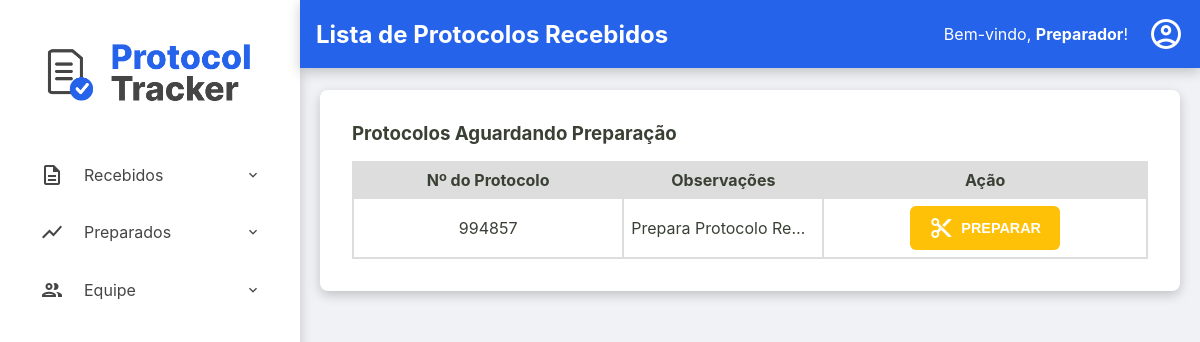
Page /preparadores/recebidos (signed in) on the earlier database version.
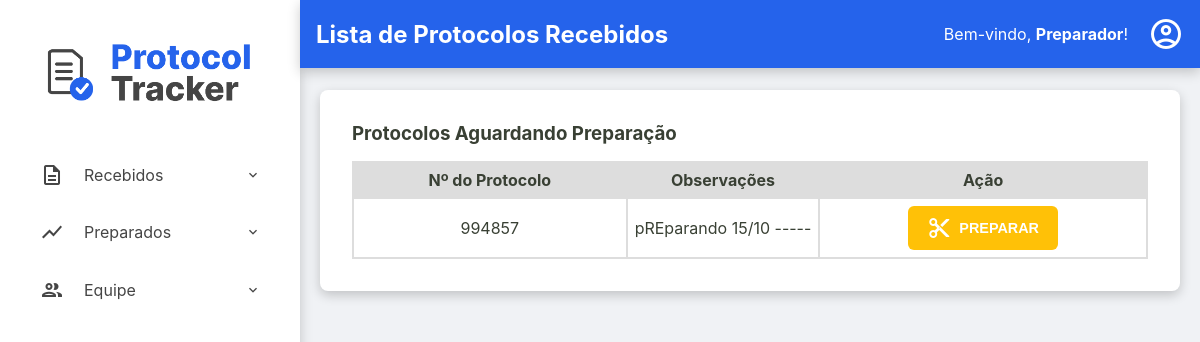
Same page on the later database version.
### tables this page shows
CREATE TABLE usuarios (
    id INTEGER PRIMARY KEY AUTOINCREMENT,
    nome TEXT NOT NULL,
    email TEXT NOT NULL UNIQUE,
    cpf TEXT NOT NULL UNIQUE,
    hash_senha TEXT NOT NULL,
    permissao TEXT NOT NULL,
    data_criacao TEXT NOT NULL DEFAULT CURRENT_TIMESTAMP,
    status INTEGER NOT NULL DEFAULT 1
  );

CREATE TABLE protocolos (
    id TEXT PRIMARY KEY,
    id_remessa TEXT NOT NULL,
    numero_protocolo TEXT NOT NULL UNIQUE,
    data_preparacao TEXT NULL,
    id_preparador INTEGER NULL,
    data_digitalizacao TEXT NULL,
    id_digitalizador INTEGER NULL,
    status TEXT NOT NULL DEFAULT 'RECEBIDO',
    quantidade_paginas INTEGER NULL CHECK (quantidade_paginas >= 0),
    observacoes TEXT NULL,
    FOREIGN KEY (id_remessa) REFERENCES remessas (id),
    FOREIGN KEY (id_preparador) REFERENCES usuarios (id),
    FOREIGN KEY (id_digitalizador) REFERENCES usuarios (id)
  );

### src/Controller/ProtocoloController.php (called while the page is built, shortened)
<?php
class ProtocoloController
{
    private ?Usuario $usuario_logado = null;
    private ?string $permissao = null;
    public function __construct(
        private ProtocoloRepository $protocoloRepository,
        private ProtocoloService $protocoloService,
        private UsuarioRepository $usuarioRepository,
        private RemessaRepository $remessaRepository,
        private DashboardService $dashboardService
    ) {
        $id_usuario = $_SESSION['usuario_logado_id'] ?? null;
        if ($id_usuario) {
            $this->usuario_logado = $this->usuarioRepository->findById($id_usuario);
        }
        if ($this->usuario_logado) {
            $this->permissao = $this->usuario_logado->getPermissao();
        }
    }
    public function preparadores_listaRecebidos()
    {
        try {
            $listaProtocolosRecebidos = $this->protocoloRepository->findByStatus('RECEBIDO');
            $titulo_da_pagina = "Lista de Protocolos Recebidos";
            $usuario_logado = $this->usuario_logado;
            $permissao = $this->permissao;
            require __DIR__ . '/../../templates/preparadores/recebidos.php';
        } catch (Exception $e) {
            $this->home($e->getMessage());
        }
    }
}

### src/Repository/UsuarioRepository.php (called while the page is built, shortened)
<?php
class UsuarioRepository implements UsuarioRepositoryInterface
{
    private PDO $connection;
    public function __construct(PDO $connection)
    {
        $this->connection = $connection;
    }
    public function findById(int $id): ?Usuario
    {
        $sqlQuery = "SELECT * FROM usuarios WHERE id = :id;";
        $stmt = $this->connection->prepare($sqlQuery);
        $stmt->bindValue(':id', $id);
        $stmt->execute();
        $dadosUsuario = $stmt->fetch();
        return Usuario::fromArray($dadosUsuario);
    }
}

### src/Model/Usuario.php (called while the page is built, shortened)
<?php
class Usuario {
    public function getNome(): string { return $this->nome; }
    public static function fromArray(array $array): self
    {
        try {
            $data_criacao = isset($array['data_criacao']) ? new DateTimeImmutable($array['data_criacao']) : null;
        } catch (Exception $e) {
            throw new Exception("Falha ao criar data");
        }
        return new self(
            (int) $array['id'],
            $array['nome'],
            $array['email'],
            $array['cpf'],
            $array['hash_senha'],
            $array['permissao'],
            $data_criacao,
            (bool) $array['status']
        );
    }
}

### src/Controller/Admin/RemessaController.php (called while the page is built, shortened)
<?php
class RemessaController
{
    public function __construct(
        private RemessaRepository $remessaRepository,
        private RemessaService $remessaService,
        private ProtocoloRepository $protocoloRepository,
        private ProtocoloService $protocoloService,
        private UsuarioRepository $usuarioRepository,
        private DashboardService $dashboardService,
        private UsuarioService $usuarioService
    ) {
        $id_usuario = $_SESSION['usuario_logado_id'] ?? null;
        if ($id_usuario) {
            $this->usuario_logado = $this->usuarioRepository->findById($id_usuario);
        }
    }
}

### src/Repository/ProtocoloRepository.php (called while the page is built, shortened)
<?php
class ProtocoloRepository implements ProtocoloRepositoryInterface
{
    private PDO $connection;
    public function __construct(PDO $connection)
    {
        $this->connection = $connection;
    }
    public function findByStatus(string $status): array
    {
        $sqlQuery = "SELECT * FROM protocolos WHERE status = :status;";
        $stmt = $this->connection->prepare($sqlQuery);
        $stmt->bindValue(':status', $status);
        $stmt->execute();
        return $this->hidrataLista($stmt);
    }
    private function hidrataLista(PDOStatement $stmt): array
    {
        $listaDeProtocolos = [];
        while($dadosProtocolo = $stmt->fetch()){
            $listaDeProtocolos[] = Protocolo::fromArray($dadosProtocolo);
        }
        return $listaDeProtocolos;
    }
}

### src/Model/Protocolo.php (called while the page is built, shortened)
<?php
class Protocolo {
    public function getId(): ?string { return $this->id; }
    public function getNumeroProtocolo(): string { return $this->numero_protocolo; }
    public function getObservacoes(): ?string { return $this->observacoes; }
    public static function fromArray(array $array): self
    {
        try {
            $data_preparacao = isset($array['data_preparacao']) ? new DateTimeImmutable($array['data_preparacao']) :  null;
            $data_digitalizacao = isset($array['data_digitalizacao']) ? new DateTimeImmutable($array['data_digitalizacao']) :  null;
        } catch (Exception $e) {
            throw new Exception("Falha ao criar data");
        }
        return new self(
            $array['id'],
            $array['id_remessa'],
            $array['numero_protocolo'],
            $data_preparacao,
            isset($array['id_preparador']) ? (int) $array['id_preparador'] : null,
            $data_digitalizacao,
            isset($array['id_digitalizador']) ? (int) $array['id_digitalizador'] : null,
            $array['status'],
            isset($array['quantidade_paginas']) ? (int) $array['quantidade_paginas'] : null,
            $array['observacoes'] ?? null,
        );
    }
}

### templates/preparadores/recebidos.php (the view, shortened to what this page needs)
<?php require __DIR__ . '/../components/_header.php'; ?>
<div class="listagem-container">
    <h3>Protocolos Aguardando Preparação</h3>
    <table class="protocolos-table datatable-js">
        <thead>
            <tr>
                <th>Nº do Protocolo</th>
                <th>Observações</th>
                <th class="acoes-header">Ação</th>
            </tr>
        </thead>
        <tbody>
            <?php foreach ($listaProtocolosRecebidos as $protocolo): ?>
                <tr>
                    <td><?= htmlspecialchars($protocolo->getNumeroProtocolo()) ?></td>
                    <td class="coluna-observacoes" title="<?= htmlspecialchars($protocolo->getObservacoes() ?? '') ?>">
                        <?= htmlspecialchars($protocolo->getObservacoes() ?? 'N/A') ?>
                    </td>
                    <td class="acoes-cell">
                        <button
                            type="button"
                            class="btn-acao-preparar open-modal-preparar"
                            data-protocolo-id="<?= htmlspecialchars($protocolo->getId()) ?>"
                            data-protocolo-numero="<?= htmlspecialchars($protocolo->getNumeroProtocolo()) ?>"
                        >
                            <span class="material-icons-outlined">content_cut</span> Preparar
                        </button>
                    </td>
                </tr>
            <?php endforeach; ?>
        </tbody>
    </table>
</div>
<?php require __DIR__ . '/../components/_footer.php'; ?>

### public/index.php (shortened to what this page needs)
<?php
try {
    $connection = ConnectionCreatorSqlite::createConnectionSqlite();
    $protocoloRepository = new ProtocoloRepository($connection);
    $remessaRepository = new RemessaRepository($connection);
    $usuarioRepository = new UsuarioRepository($connection);
    $dashboardService = new DashboardService($protocoloRepository, $remessaRepository);
    $protocoloService = new ProtocoloService($protocoloRepository, $remessaRepository, $usuarioRepository);
    $remessaService = new RemessaService($remessaRepository, $usuarioRepository, $protocoloRepository);
    $usuarioService = new UsuarioService($usuarioRepository);
    $remessaController = new RemessaController($remessaRepository, $remessaService, $protocoloRepository, $protocoloService, $usuarioRepository, $dashboardService, $usuarioService);
    $protocoloController = new ProtocoloController($protocoloRepository, $protocoloService, $usuarioRepository, $remessaRepository, $dashboardService);
    $url = $_SERVER['REQUEST_URI'];
    $url = parse_url($url, PHP_URL_PATH);
    $method = $_SERVER['REQUEST_METHOD'];
    switch ($url) {
        case '/preparadores/recebidos':
            if($method === 'GET'){
                $protocoloController->preparadores_listaRecebidos();
            }
            break;
    }
} catch (Exception $e) {
    http_response_code(500);
    echo "<p>Mensagem do Erro: " . $e->getMessage() . "</p>";
}

### templates/components/_header.php (shortened to what this page needs)
<!DOCTYPE html>
<html lang="pt-br">
<head>
    <link rel="stylesheet" href="/assets/css/style.css">
    <link rel="stylesheet" href="https://cdn.datatables.net/2.0.8/css/dataTables.dataTables.css">
</head>
<body>
    <div class="container-principal">
        <aside class="sidebar">
            <div class="sidebar-logo">
                <a href="/home"><img src="/assets/imgs/ProtocolTrackerLogo.png" alt="Logo Protocol Tracker"></a>
            </div>
            <nav>
                <ul>
                    <?php if ($permissao === 'preparador'): ?>
                        <li class="has-submenu">
                            <a><span class="material-icons-outlined">description</span> Recebidos</a>
                        </li>
                        <li class="has-submenu">
                            <a><span class="material-icons-outlined">show_chart</span> Preparados</a>
                        </li>
                        <li class="has-submenu">
                            <a><span class="material-icons-outlined">group</span> Equipe</a>
                        </li>
                    <?php endif; ?>
                </ul>
            </nav>
        </aside>
        <div class="div-conteudo-principal">
            <?php require __DIR__ . '/_content-header.php'; ?>
            <main class="conteudo-principal">

### templates/components/_content-header.php (shortened to what this page needs)
<div class="content-header">
    <div class="header-title">
        <h2><?= isset($titulo_da_pagina) ? htmlspecialchars($titulo_da_pagina) : 'Página sem Título' ?></h2>
    </div>
    <div class="logout">
        <?php if (isset($usuario_logado) && $usuario_logado): ?>
            <div class="welcome-message">
                <span>Bem-vindo, <strong><?= htmlspecialchars($usuario_logado->getNome()) ?></strong>!</span>
            </div>
            <div class="dropdown">
                <a href="#" id="user-menu-toggle" class="action-icon" title="Opções do Usuário">
                    <span class="material-icons-outlined">account_circle</span>
                </a>
            </div>
        <?php endif; ?>
    </div>
</div>

### templates/components/_footer.php (shortened to what this page needs)
            </main>
        </div>
    </div>
</body>
</html>

### public/assets/css/style.css (style rules this page uses)
:root { --cor-fundo-sidebar: #ffffff; --cor-fundo-sidebar-hover: #f2f6ff; --cor-fontes-sidebar: #454545; --cor-fundo-header: #2563eb; --cor-fontes-header: #ffffff; --cor-bordas: #ddd; --cor-fundo-body: #f0f2f5; --cor-fontes-body: #394034; --cor-fundo-sidebar-active: #dbe6ff; --cor-fontes-sidebar-active: #2563eb; --cor-bordas-focus: #80bdff; --cor-fontes-main-button: #ffffff; --cor-main-button: #2563eb; --cor-fontes-cards: #696969; --cor-icones-header: #969696; --cor-icones-header-hover: #007bff; --cor-primaria-erro: #ff2c2c; }
* { margin: 0; padding: 0; box-sizing: border-box; }
body { font-family: -apple-system, BlinkMacSystemFont, 'Segoe UI', Roboto, 'Helvetica Neue', Arial, sans-serif; background-color: var(--cor-fundo-body); color: var(--cor-fontes-body); display: flex; flex-direction: column; min-height: 100vh; }
a { text-decoration: none; }
.sidebar { width: 300px; background-color: var(--cor-fundo-sidebar); box-shadow: 0 4px 12px rgba(0,0,0,0.2); padding: 1.5rem; flex-shrink: 0; }
.sidebar nav ul { list-style: none; }
.sidebar nav ul li a { display: block; color: var(--cor-fontes-sidebar); padding: 0.8rem 1rem; border-radius: 6px; margin-bottom: 0.5rem; transition: background-color 0.2s ease-in-out; }
.sidebar-logo { text-align: center; margin-bottom: 1.5rem; }
.sidebar-logo img { max-width: 100%; height: auto; }
.content-header { width: 100%; margin: 0 auto 1.4rem auto; display: flex; justify-content: space-between; align-items: center; background-color: var(--cor-fundo-header); color: var(--cor-fontes-header); box-shadow: 0 4px 12px rgba(0,0,0,0.2); padding: 1rem; }
.content-header span { color: var(--cor-fontes-header); }
.action-icon { color: var(--cor-icones-header); transition: color 0.2s; display: flex; align-items: center; }
.action-icon .material-icons-outlined { font-size: 36px; }
.div-conteudo-principal { width: 100%; }
.container-principal { display: flex; flex-grow: 1; }
.conteudo-principal { flex-grow: 1; overflow-y: visible; display: flex; flex-direction: column; align-items: center; padding: 0 20px; }
.busca-form-container, .listagem-container { width: 100%; max-width: 1400px; box-shadow: 0 4px 12px rgba(0,0,0,0.2); margin: 0 auto; background-color: var(--cor-fundo-sidebar); padding: 2rem; border-radius: 8px; }
.listagem-container h3 { margin-bottom: 1rem; }
.protocolos-table { width: 100%; border-collapse: collapse; border-spacing: 0; }
.protocolos-table .coluna-observacoes { max-width: 200px; width: 10%; white-space: nowrap; overflow: hidden; text-overflow: ellipsis; }
.protocolos-table th, .protocolos-table td { padding: 7px; border: 2px solid var(--cor-bordas); text-align: center; vertical-align: middle; }
.protocolos-table thead { background-color: var(--cor-bordas); }
.acoes-header { text-align: center; }
.acoes-cell { display: table-cell; text-align: center; vertical-align: middle; gap: 5px; }
.material-icons-outlined { vertical-align: middle; }
.dropdown { position: relative; display: inline-block; }
.logout { display: flex; align-items: center; justify-content: center; gap: 20px; }
.sidebar nav ul li { position: relative; }
.sidebar nav ul li.has-submenu > a::after { content: 'expand_more'; font-family: 'Material Icons Outlined'; position: absolute; right: 15px; transition: transform 0.3s ease-in-out; }
.sidebar nav ul li > a { cursor: pointer; display: flex; align-items: center; gap: 20px; }
.btn-acao-preparar { display: inline-flex; align-items: center; gap: 8px; padding: 0.6rem 1.2rem; font-size: 0.9rem; font-weight: bold; color: #fff; background-color: #ffc107; border: none; border-radius: 6px; cursor: pointer; transition: background-color 0.2s; text-transform: uppercase; }

Differences in the rows shown:
changed protocolos: observacoes "Prepara Protocolo Re…" → "pREparando 15/10 -----"
